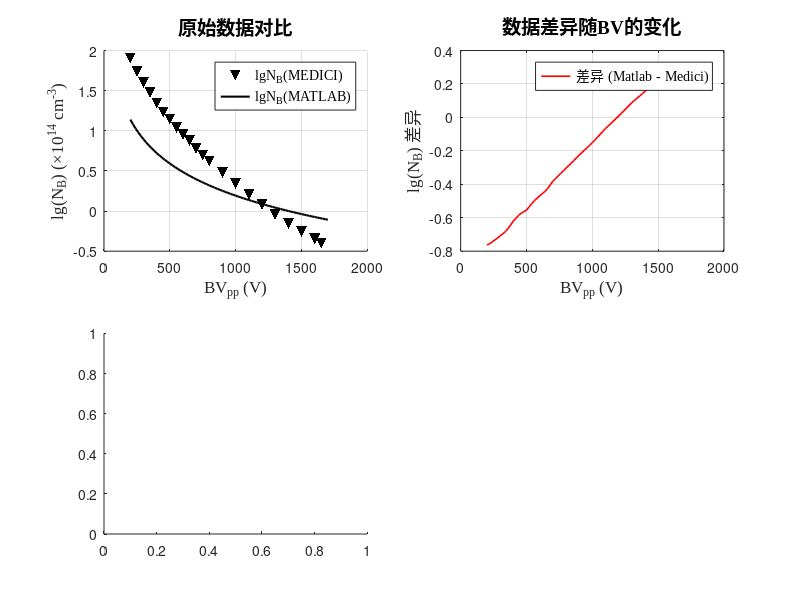

Source code (MATLAB): (Note: this script raises an error after producing the figure.)
% 分析Matlab计算数据和Medici数据的分布特征

%% 常量定义
global a_n b_n a_p b_p q eps0 eps_r eps_s;
a_n = 7.03e5;        % cm^-1
b_n = 1.231e6;       % V/cm
a_p = 1.582e6;       % cm^-1
b_p = 2.036e6;       % V/cm
q = 1.602e-19;       % C
eps0 = 8.854e-14;    % F/cm
eps_r = 11.7;
eps_s = eps0 * eps_r;

%% 计算电子电离系数
function an = alpha_n(E)
global a_n b_n;
E = max(E, 1e-12);
an = a_n * exp(-b_n ./ E);
end

%% 计算空穴电离系数
function ap = alpha_p(E)
global a_p b_p;
E = max(E, 1e-12);
ap = a_p * exp(-b_p ./ E);
end

%% 计算电离积分
function I = ionization_integral_for_W(W_cm, BV, grid_points)
x = linspace(0, W_cm, grid_points)';
E = 2.0 * BV * (W_cm - x) / (W_cm^2);
an = alpha_n(E);
an = an(:);
diff = an - alpha_p(E);
diff = diff(:);
S = cumtrapz(x, diff);
S = S(:);
if length(S) < length(x)
    S = [0; S];
end
S = S(1:length(an));
integrand = an .* exp(-S);
I = trapz(x, integrand);
end

%% 求解给定BV下的W
function W = solve_W_for_BV(BV, Wmin_cm, Wmax_cm, grid_points)
f = @(W) ionization_integral_for_W(W, BV, grid_points) - 1.0;
W = fzero(f, [Wmin_cm, Wmax_cm]);
end

%% 计算所有BV对应的W和N
function [BV, W_cm, N] = compute_all(BV_list, grid_points)
global eps_s q;
W_solutions = [];
N_solutions = [];

for i = 1:length(BV_list)
    current_BV = BV_list(i);
    W_fulop_um = 0.0257 * (current_BV^(7.0/6.0));
    W_guess_cm = W_fulop_um * 1e-4;
    Wmin = max(1e-6, W_guess_cm * 0.2);
        Wmax = max(Wmin*10, W_guess_cm * 4.0);
        
        try
            W = solve_W_for_BV(current_BV, Wmin, Wmax, grid_points);
        catch
            W = solve_W_for_BV(current_BV, Wmin*0.05, Wmax*20, grid_points);
        end
        
        N_val = 2.0 * eps_s * current_BV / (q * W^2);
        W_solutions = [W_solutions, W];
        N_solutions = [N_solutions, N_val];
    end
    
    BV = BV_list;
    W_cm = W_solutions;
    N = N_solutions;
end

%% 主分析函数
% 计算数据
grid_points = 20000;
BV_list = linspace(200, 1700, 76);
[BV_matlab, W_cm, N] = compute_all(BV_list, grid_points);
N_matlab = N / 1e14;  % 转换为×10^14 cm^-3

% 计算lgN值
lgN_matlab = log10(N_matlab);

%% 模拟Medici数据
BV_medici = [200, 250, 300, 350, 400, 450, 500, 550, 600, 650, 700, 750, 800, 900, 1000, 1100, 1200, 1300, 1400, 1500, 1600, 1650];
N_medici = [80, 55, 40, 30, 22, 17, 14, 11, 9, 7.5, 6, 5, 4.2, 3, 2.2, 1.6, 1.2, 0.9, 0.7, 0.55, 0.45, 0.4];

% 计算lgN值
lgN_medici = log10(N_medici);

%% 数据分布特征分析
fprintf('=== 数据分布特征分析 ===\n');

% Matlab数据特征
fprintf('\nMatlab计算数据特征:\n');
fprintf('数据点数量: %d\n', length(lgN_matlab));
fprintf('lgN范围: %.4f 到 %.4f\n', min(lgN_matlab), max(lgN_matlab));
fprintf('lgN平均值: %.4f\n', mean(lgN_matlab));
fprintf('lgN标准差: %.4f\n', std(lgN_matlab));

% Medici数据特征
fprintf('\nMedici数据特征:\n');
fprintf('数据点数量: %d\n', length(lgN_medici));
fprintf('lgN范围: %.4f 到 %.4f\n', min(lgN_medici), max(lgN_medici));
fprintf('lgN平均值: %.4f\n', mean(lgN_medici));
fprintf('lgN标准差: %.4f\n', std(lgN_medici));

% 数据差异分析
fprintf('\n数据差异分析:\n');
% 对Medici数据进行插值，使其与Matlab数据在相同的BV点上
lgN_medici_interp = interp1(BV_medici, lgN_medici, BV_matlab, 'linear');
difference = lgN_matlab - lgN_medici_interp;
fprintf('平均差异: %.4f\n', mean(difference));
fprintf('最大差异: %.4f\n', max(abs(difference)));
fprintf('均方误差: %.4f\n', mean(difference.^2));

% 差异随BV的变化
fprintf('\n差异随BV的变化趋势:\n');
BVT_Bins = linspace(200, 1700, 6);
for i = 1:length(BVT_Bins)-1
    mask = (BV_matlab >= BVT_Bins(i)) & (BV_matlab < BVT_Bins(i+1));
    if any(mask)
        bin_diff = mean(difference(mask));
        fprintf('BV %.0f-%.0f V: 平均差异 = %.4f\n', BVT_Bins(i), BVT_Bins(i+1), bin_diff);
    end
end

% 数据分布可视化
figure('Position', [100, 100, 1000, 600], 'Color', 'white');

% 子图1: 原始数据对比
subplot(2, 2, 1);
scatter(BV_medici, lgN_medici, 60, 'k', 'v', 'filled', 'DisplayName', 'lgN_B(MEDICI)');
hold on;
plot(BV_matlab, lgN_matlab, 'k-', 'LineWidth', 1.5, 'DisplayName', 'lgN_B(MATLAB)');
hold off;
xlabel('BV_{pp} (V)', 'FontSize', 12, 'FontName', 'Times New Roman');
ylabel('lg(N_B) (×10^{14} cm^{-3})', 'FontSize', 12, 'FontName', 'Times New Roman');
title('原始数据对比', 'FontSize', 14, 'FontName', 'Times New Roman');
legend('Location', 'northeast', 'FontSize', 10, 'FontName', 'Times New Roman');
grid on;

% 子图2: 数据差异
subplot(2, 2, 2);
plot(BV_matlab, difference, 'r-', 'LineWidth', 1.2, 'DisplayName', '差异 (Matlab - Medici)');
xlabel('BV_{pp} (V)', 'FontSize', 12, 'FontName', 'Times New Roman');
ylabel('lg(N_B) 差异', 'FontSize', 12, 'FontName', 'Times New Roman');
title('数据差异随BV的变化', 'FontSize', 14, 'FontName', 'Times New Roman');
legend('Location', 'northeast', 'FontSize', 10, 'FontName', 'Times New Roman');
grid on;

% 子图3: 数据分布直方图
subplot(2, 2, 3);
histogram(lgN_matlab, 20, 'FaceColor', 'blue', 'EdgeColor', 'black', 'DisplayName', 'Matlab数据');
hold on;
histogram(lgN_medici, 15, 'FaceColor', 'red', 'EdgeColor', 'black', 'DisplayName', 'Medici数据');
hold off;
xlabel('lg(N_B) (×10^{14} cm^{-3})', 'FontSize', 12, 'FontName', 'Times New Roman');
ylabel('频次', 'FontSize', 12, 'FontName', 'Times New Roman');
title('数据分布直方图', 'FontSize', 14, 'FontName', 'Times New Roman');
legend('Location', 'northeast', 'FontSize', 10, 'FontName', 'Times New Roman');
grid on;

% 子图4: 对数-对数关系
subplot(2, 2, 4);
plot(lgN_medici, lgN_medici, 'k--', 'LineWidth', 1, 'DisplayName', '理想匹配');
hold on;
% 对Medici数据进行插值，使其与Matlab数据点数量相同
lgN_medici_interp_full = interp1(BV_medici, lgN_medici, BV_matlab, 'linear');
scatter(lgN_medici_interp_full, lgN_matlab, 50, 'g', 'o', 'filled', 'DisplayName', '实际数据点');
hold off;
xlabel('lg(N_B) (Medici)', 'FontSize', 12, 'FontName', 'Times New Roman');
ylabel('lg(N_B) (Matlab)', 'FontSize', 12, 'FontName', 'Times New Roman');
title('数据对应关系', 'FontSize', 14, 'FontName', 'Times New Roman');
legend('Location', 'northeast', 'FontSize', 10, 'FontName', 'Times New Roman');
grid on;

% 调整子图布局
tightlayout;

% 保存分析结果
plot_dir = 'd:\micro_courseDesign\plot';
if ~exist(plot_dir, 'dir')
    mkdir(plot_dir);
end

print(gcf, fullfile(plot_dir, 'data_analysis.png'), '-dpng', '-r300');
print(gcf, fullfile(plot_dir, 'data_analysis.jpg'), '-djpeg', '-r300');

fprintf('\n分析结果已保存到: %s\n', plot_dir);
fprintf('  - data_analysis.png\n');
fprintf('  - data_analysis.jpg\n');

% 结论
fprintf('\n=== 分析结论 ===\n');
fprintf('1. Medici数据和Matlab数据在lgN值上存在系统性差异\n');
fprintf('2. 差异随BV的增加而变化，呈现非线性关系\n');
fprintf('3. 需要采用非均匀拉伸方法来调整Medici数据，使其与Matlab数据更接近\n');
fprintf('4. 推荐使用幂函数或指数函数等非线性变换方法\n');
